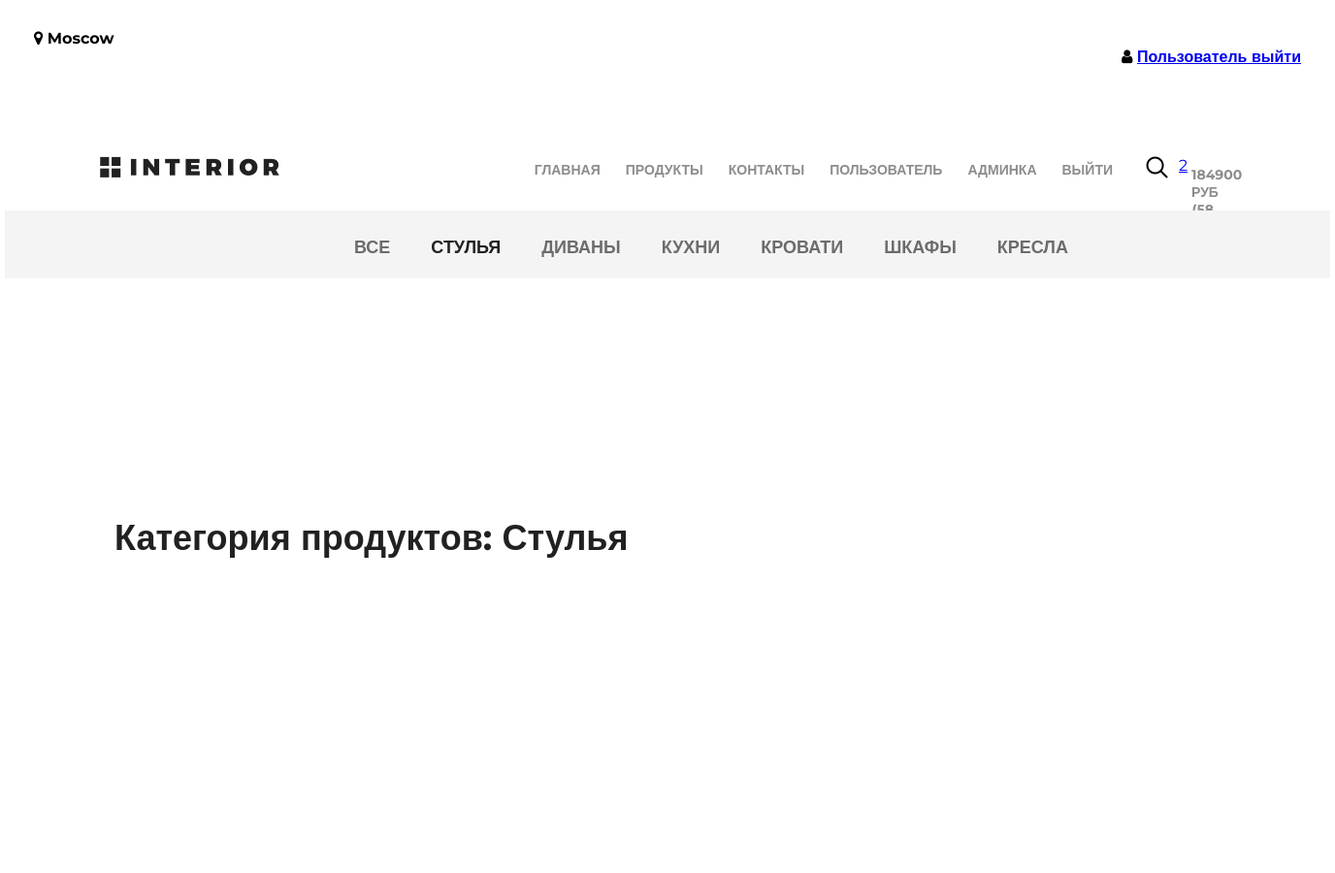
The app's page /products/category/7/ (signed in, upper part), older data.
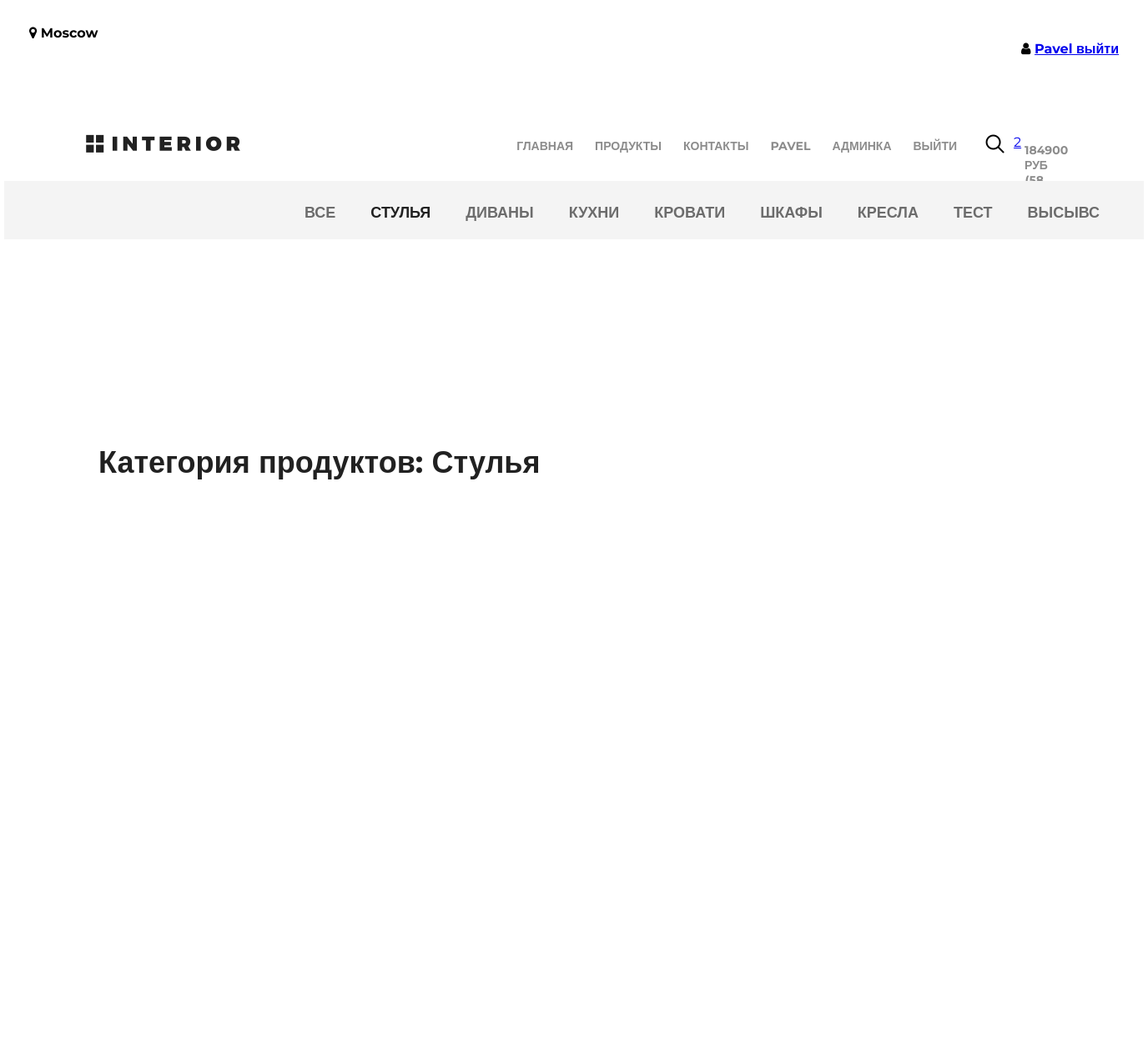
The same page, newer data.
### authapp/models.py (models this page shows)
class ShopUser(AbstractUser):
    avatar = models.ImageField(upload_to='users_avatars', blank=True)
    age = models.PositiveIntegerField(verbose_name='возраст')

### basketapp/models.py (models this page shows)
class Basket(models.Model):
    user = models.ForeignKey(settings.AUTH_USER_MODEL, on_delete=models.CASCADE, related_name='basket')
    product = models.ForeignKey(Product, on_delete=models.CASCADE)
    quantity = models.PositiveIntegerField(verbose_name='количество', default=0)
    add_datetime = models.DateTimeField(verbose_name='время', auto_now_add=True)
    @property
    def product_cost(self):
        return self.product.price * self.quantity
    @property
    def total_quantity(self):
        _items = Basket.objects.filter(user=self.user)
        _totalquantity = sum(list(map(lambda x: x.quantity, _items)))
        return _totalquantity
    @property
    def total_cost(self):
        _items = Basket.objects.filter(user=self.user)
        _totalcost = sum(list(map(lambda x: x.product_cost, _items)))
        return _totalcost

### mainapp/models.py (models this page shows, shortened)
class Product(models.Model):
    category = models.ForeignKey(ProductCategory, on_delete=models.CASCADE)
    name = models.CharField(verbose_name='имя продукта', max_length=128)
    image = models.ImageField(upload_to='products_images', blank=True)
    short_desc = models.CharField(verbose_name='краткое описание продукта', max_length=60, blank=True)
    description = models.TextField(verbose_name='описание продукта', blank=True)
    price = models.DecimalField(verbose_name='цена продукта', max_digits=8, decimal_places=2, default=0)
    quantity = models.PositiveIntegerField(verbose_name='количество на складе', default=0)
    def __str__(self):
        return f"{self.name} ({self.category.name})"

class ProductCategory(models.Model):
    name = models.CharField(verbose_name='имя', max_length=64, unique=True)
    description = models.TextField(verbose_name='описание', blank=True)
    is_active = models.NullBooleanField(verbose_name='активная категория', default=True)

### mainapp/views.py (the view, shortened to what this page needs)
# urls.py: path('products/', include('mainapp.urls', namespace='products')),
def products(request, pk=None):
    title = 'продукты'
    basket = []
    if request.user.is_authenticated:
        basket = Basket.objects.filter(user=request.user)
    links_menu = ProductCategory.objects.all()
    if pk is not None:
        if pk == 0:
            products = Product.objects.all().order_by('price')
            category = {'name': 'все'}
        else:
            category = get_object_or_404(ProductCategory, pk=pk)
            products = Product.objects.filter(category__pk=pk).order_by('price')
        print(basket[0].product)
        content = {
            'title': 'Продукты',
            'links_menu': links_menu,
            'main_menu': main_menu,
            'user_info': user,
            'products': products,
            'category': category,
            'basket': basket,
        }
        return render(request, 'mainapp/products_list.html', content)

### mainapp/templates/mainapp/products_list.html (shortened to what this page needs)
{% extends 'mainapp/base.html' %}
{% load static %}
    {% block menu %}
            <div class="hero-white">
                <div class="header clearfix">
                    <a href="index.html" class="logo"></a>
                        {% include 'includes/main_menu.html' %}
                    <a href="#" class="search"></a>
                    <a href="{% url 'basket:view' %}" class="basket">
						<span>
							{% if basket %} {{ basket|length }} {% endif %}
						</span>
					</a>
                </div>
            </div>
    {% endblock %}
    {% block content %}
        <div class="details">
			<div class="links clearfix">
				{% include 'includes/inc_categories_menu.html' %}
			</div>
            <div class="related">
				<div class="title clearfix">
					<h2>
                        Категория продуктов: {{ category.name|title }}
                    </h2>
				</div>
				<div class="related-products clearfix">
            {% for product in products %}
					<div class="block">
					</div>
            {% endfor %}
				</div>
			</div>
		</div>
    {% endblock %}

### mainapp/templates/mainapp/base.html (shortened to what this page needs)
<!DOCTYPE html>
{% load static %}
<html>
<head>
   {% block css %}
        <link rel="stylesheet" type="text/css" href="{% static 'style.css' %}">
        <link rel="stylesheet" href="{% static 'fonts/font-awesome/css/font-awesome.css' %}">
    {% endblock %}
</head>
<body>
    <div class="container">
       <div class="info">
           <div align="left">
              <i class="fa fa-map-marker" aria-hidden="true"></i><b> {{ user_info.city }}</b>
           </div>
           <div align="right" class = "user_status">
              <i class="fa fa-user" aria-hidden="true"></i><b>
                               {% if user.is_authenticated %}
                                     <a href="{% url 'auth:edit' %}">
                                {{ user.first_name|default:'Пользователь' }}
                                     </a>
                                {% endif %}
                                {% if user.is_authenticated %}
                                    <a href="{% url 'auth:logout' %}">выйти</a>
                                {% else %}
                                    <a href="{% url 'auth:login' %}">войти</a>
                                    <i class="fa fa-star" aria-hidden="true"></i>
                                    <a href="{% url 'auth:register' %}" class="btn btn-primary"> регистрация</a>
                                {% endif %}
           </b>
           </div>
       </div>
        {% block menu %}
        {% endblock %}
        {% block content %}
        {% endblock %}
    </div>
</body>
</html>

### mainapp/templates/includes/main_menu.html
<ul class="menu">
    {% for section in main_menu %}
    <li>
                        <a href="{% url section.menu_section %}"
                           class="{% if request.resolver_match.view_name == section.menu_section %} active {% endif %}">
                            {{ section.name }}
                        </a>
    </li>
    {% endfor %}
    {% if user.is_authenticated %}
        <li>
            <a href="{% url 'auth:edit' %}">
                {{ user.first_name|default:'Пользователь' }}
            </a>
        </li>
    {% endif %}
    {% if user.is_superuser %}
        <li>
            <a href="{% url 'admin:users' %}">админка</a>
        </li>
    {% endif %}
        <li>
            {% if user.is_authenticated %}
              <a href="{% url 'auth:logout' %}">выйти</a>
            {% else %}
              <a href="{% url 'auth:login' %}">войти</a>
            {% endif %}
        </li>
        <a href="{% url 'basket:view' %}" class="basket">
          <span>
            {% if basket %}
              {{ basket.0.total_cost|floatformat:0 }} руб
              ({{ basket.0.total_quantity }} шт)
            {% endif %}
          </span>
        </a>
</ul>

### mainapp/templates/includes/inc_categories_menu.html
<ul class="links-menu">
    <li>
        <a href="{% url 'products:category' 0 %}"
           class="{% if request.resolver_match.kwargs.pk|add:'0' == 0 %} active {% endif %}">
           все
        </a>
    </li>
    {% for link in links_menu %}
    <li>
        <a href="{% url 'products:category' link.pk %}"
           class="{% if request.resolver_match.kwargs.pk|add:'0' == link.pk %} active {% endif %}">
            {{ link.name }}
        </a>
    </li>
    {% endfor %}
</ul>

### static/style.css (style rules this page uses)
* { margin: 0; padding: 0; }
body { font-family: 'Montserrat', sans-serif; }
html, body { height: 100%; }
.container { width: 1366px; margin: 0 auto; min-height: 100%; }
.logo { background-image: url(img/logo.png); margin-top: 63px; width: 185px; height: 22px; float: left; }
.menu { list-style-type: none; margin-top: 67px; float: right; }
.menu li { float: left; }
.menu a { color: #8c8c8c; font-size: 14px; font-weight: 700; text-align: right; text-transform: uppercase; text-decoration: none; padding: 10px 13px; }
.search { display: block; width: 23px; height: 23px; background-image: url(img/search.png); position: absolute; top: 63px; left: 1176px; }
.basket { display: block; width: 23px; height: 23px; position: absolute; top: 63px; left: 1210px; }
.clearfix:after { content: ""; display: block; clear: both; }
.title { height: 152px; margin-right: 15px; }
.title h2 { float: left; margin-top: 118px; color: #212121; font-size: 36px; font-weight: 700; text-align: left; margin-left: 15px; }
.hero-white { background-color: #fff; height: 119px; padding-left: 98px; padding-right: 211px; position: relative; }
.links { height: 70px; background-color: #f4f4f4; position: relative; padding-left: 360px; }
.links-menu { margin: 27px auto 0px; position: absolute; }
.links-menu li { float: left; list-style-type: none; padding-right: 42px; }
.links-menu li a { text-decoration: none; color: #6c6c6c; font-size: 18px; font-weight: 700; text-transform: uppercase; }
.links-menu .active { color: #212121; font-size: 18px; font-weight: 700; }
.related { padding: 0px 98px; }
.related .title { height: 343px; margin-right: 0; }
.related .title h2 { margin-top: 245px; }
.related-products { margin-bottom: 120px; }
.related-products .block { float: left; margin-right: 30px; display: block; height: 370px; width: 370px; position: relative; }
.related-products .block:nth-child(3n) { margin-right: 0px; }
.info { margin: 25px; padding: 5px; }

Row changes from the older to the newer data that the page shows:
changed ShopUser: first_name "Пользователь" → "Pavel"; first_name "ПОЛЬЗОВАТЕЛЬ" → "PAVEL"
added ProductCategory: name "ТЕСТ"
added ProductCategory: name "ВЫСЫВС"
